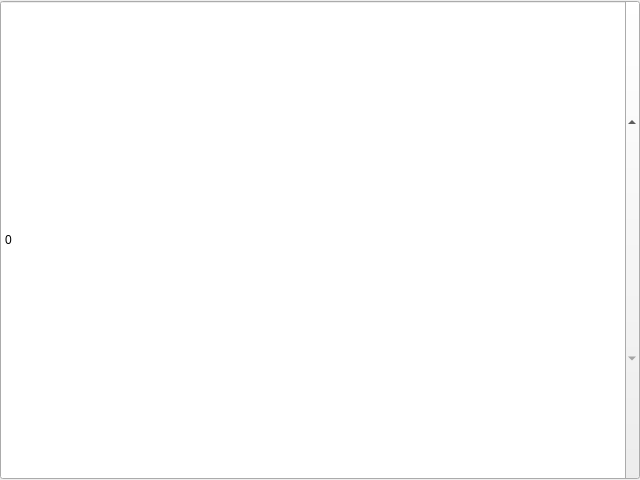
<?xml version="1.0" encoding="UTF-8"?>
<!-- SPDX-License-Identifier: MIT -->
<ui version="4.0">
 <class>SpinBoxHost</class>
 <widget class="QSpinBox" name="SpinBoxHost">
  <property name="geometry">
   <rect>
    <x>0</x>
    <y>0</y>
    <width>640</width>
    <height>480</height>
   </rect>
  </property>
  <property name="windowTitle">
   <string>QSpinBox</string>
  </property>
  <property name="toolTip">
   <string>QSpinBox host</string>
  </property>
 </widget>

</ui>
